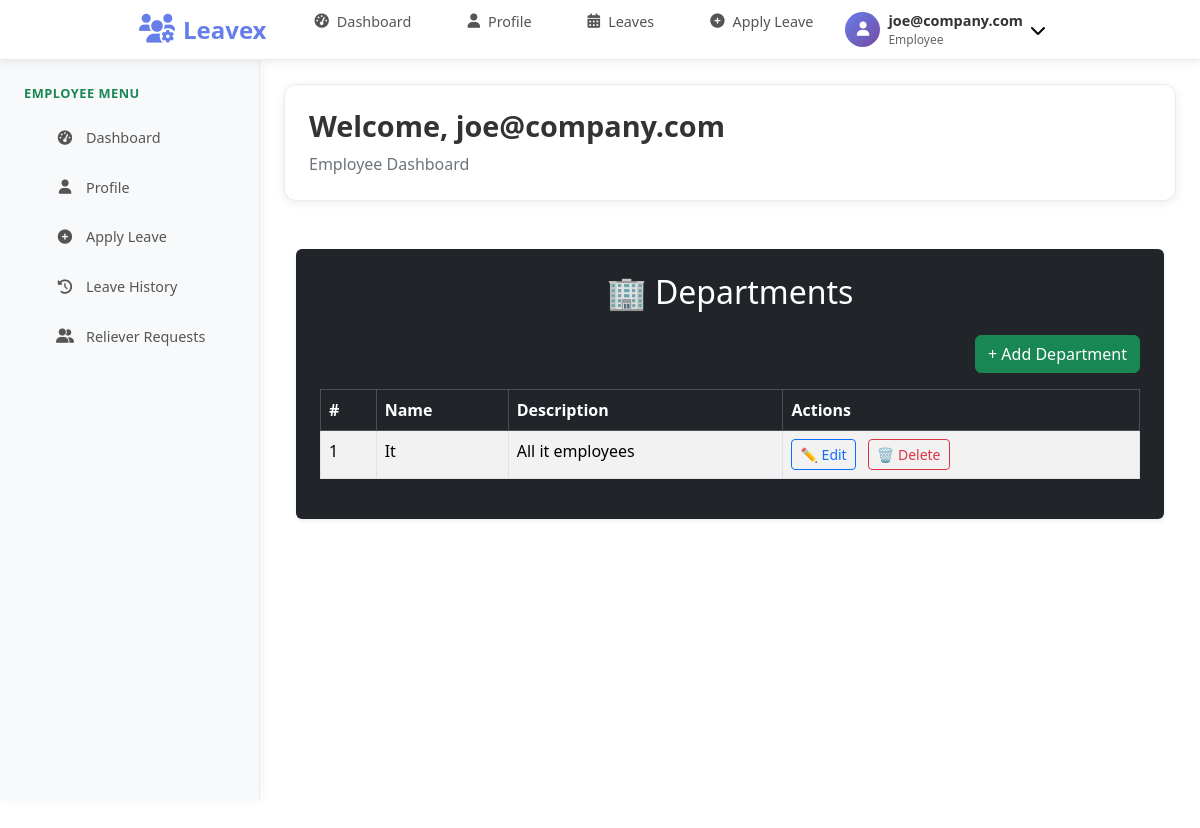
Page /departments/ (signed in) on the committed database.
### Application/models.py (models this page shows, shortened)
class User(AbstractUser):
    ROLE_CHOICES = [
        ('admin', 'Admin'),
        ('employee', 'Employee'),
        ('hod', 'Hod'),
    ]
    email = models.EmailField(unique=True)
    role = models.CharField(max_length=20, choices=ROLE_CHOICES)
    full_name = models.CharField(max_length=100)
    phone_number = models.CharField(max_length=15, blank=True, null=True)
    date_joined = models.DateTimeField(default=timezone.now)
    is_active = models.BooleanField(default=True)
    department = models.CharField(max_length=100, blank=True, null=True)
    employee_id = models.CharField(max_length=20, unique=True, blank=True, null=True)
    hire_date = models.DateField(blank=True, null=True)
    position = models.CharField(max_length=100, blank=True, null=True)
    salary = models.DecimalField(max_digits=10, decimal_places=2, blank=True, null=True)
    manager = models.ForeignKey('self', on_delete=models.SET_NULL, blank=True, null=True)
    USERNAME_FIELD = 'email'
    REQUIRED_FIELDS = ['username', 'role', 'full_name']

class Department(models.Model):
    name = models.CharField(max_length=100, unique=True)
    description = models.TextField(blank=True)
    head = models.ForeignKey(User, on_delete=models.SET_NULL, null=True, blank=True, related_name='headed_departments')
    created_date = models.DateTimeField(default=timezone.now)
    budget = models.DecimalField(max_digits=12, decimal_places=2, blank=True, null=True)

### Application/views.py (the view)
# urls.py: path('departments/', views.department_list, name='department_list'),
@login_required
def department_list(request):
    departments = Department.objects.all()
    return render(request, 'Application/departments.html', {'departments': departments})

### Application/templates/Application/departments.html (shortened to what this page needs)
{% extends 'Application/base.html' %}
{% block content %}
<div class="container mt-5">
  <div class="bg-dark text-white p-4 rounded shadow-sm">
    <h2 class="mb-4 text-center">🏢 Departments</h2>
    <div class="text-end mb-3">
      <a href="{% url 'add_department' %}" class="btn btn-success">+ Add Department</a>
    </div>
    <div class="table-responsive">
      <table class="table table-bordered table-hover table-striped bg-white text-dark">
        <thead class="table-dark">
          <tr>
            <th>#</th>
            <th>Name</th>
            <th>Description</th>
            <th>Actions</th>
          </tr>
        </thead>
        <tbody>
          {% for dept in departments %}
          <tr>
            <td>{{ forloop.counter }}</td>
            <td>{{ dept.name }}</td>
            <td>{{ dept.description|default:"-" }}</td>
            <td>
              <a href="{% url 'edit_department' dept.pk %}" class="btn btn-sm btn-outline-primary me-2">✏️ Edit</a>
              <a href="{% url 'delete_department' dept.pk %}" class="btn btn-sm btn-outline-danger" onclick="return confirm('Delete this department?');">
                🗑️ Delete
              </a>
            </td>
          </tr>
          {% empty %}
          <tr>
            <td colspan="4" class="text-center text-muted">No departments found.</td>
          </tr>
          {% endfor %}
        </tbody>
      </table>
    </div>
  </div>
</div>
{% endblock %}

### Application/templates/Application/base.html (shortened to what this page needs)
<!DOCTYPE html>
<html lang="en">
<head>
    <link href="https://cdn.jsdelivr.net/npm/bootstrap@5.3.3/dist/css/bootstrap.min.css" rel="stylesheet">
    <link href="https://cdnjs.cloudflare.com/ajax/libs/font-awesome/6.0.0/css/all.min.css" rel="stylesheet">
</head>
<body class="role-{% if user.is_authenticated %}{{ user.role }}{% else %}guest{% endif %}">
    <nav class="navbar">
        <div class="nav-container">
            <a href="#" class="logo">
                <i class="fas fa-users-cog"></i>
                Leavex
            </a>
            {% if user.is_authenticated and user.role == 'employee' %}
            <ul class="nav-links" id="navLinks">
                <li><a href="{% url 'dashboard' %}"><i class="fas fa-tachometer-alt"></i> Dashboard</a></li>
                <li><a href="{% url 'profile' %}"><i class="fas fa-user"></i> Profile</a></li>
                <li><a href="{% url 'reliever_requests' %}"><i class="fas fa-calendar-alt"></i> Leaves</a></li>
                <li><a href="{% url 'apply_leave' %}"><i class="fas fa-plus-circle"></i> Apply Leave</a></li>
            </ul>
            {% endif %}
            <div class="profile-section">
                {% if user.is_authenticated %}
                <div class="profile-dropdown">
                    <button class="profile-btn">
                        <div class="profile-avatar">
                            <i class="fas fa-user"></i>
                        </div>
                        <div class="profile-info">
                            <div class="profile-name">{{ user.first_name|default:user.username }}</div>
                            <div class="profile-role">{{ user.role|capfirst }}</div>
                        </div>
                        <i class="fas fa-chevron-down"></i>
                    </button>
                </div>
                {% else %}
                <div class="login-link">
                    <a href="{% url 'login' %}">Login</a>
                </div>
                {% endif %}
            </div>
        </div>
    </nav>
    <div class="sidebar" id="sidebar">
        {% if user.is_authenticated and user.role == 'employee' %}
        <div class="sidebar-section">
            <div class="sidebar-title">Employee Menu</div>
            <ul class="sidebar-nav">
                <li><a href="{% url 'dashboard' %}"><i class="fas fa-tachometer-alt"></i> Dashboard</a></li>
                <li><a href="{% url 'profile' %}"><i class="fas fa-user"></i> Profile</a></li>
                <li><a href="{% url 'apply_leave' %}"><i class="fas fa-plus-circle"></i> Apply Leave</a></li>
                <li><a href="{% url 'reliever_requests' %}"><i class="fas fa-history"></i> Leave History</a></li>
                <li><a href="{% url 'reliever_requests' %}"><i class="fas fa-user-friends"></i> Reliever Requests</a></li>
            </ul>
        </div>
        {% endif %}
    </div>
    <div class="content-area">
        <div class="welcome-card fade-in">
            <h1>Welcome{% if user.is_authenticated %}, {{ user.first_name|default:user.username }}{% endif %}</h1>
            <p>{% if user.is_authenticated %}{{ user.role|capfirst }} Dashboard{% else %}Please login to access your dashboard{% endif %}</p>
        </div>
        {% block content %}{% endblock %}
    </div>
</body>
</html>

### Application/templates/Application/base.html (style rules this page uses)
* { margin: 0; padding: 0; box-sizing: border-box; }
body { font-family: 'Segoe UI', Tahoma, Geneva, Verdana, sans-serif; background: #ffffff; min-height: 100vh; color: #333; }
.navbar { background: #ffffff; box-shadow: 0 2px 10px rgba(0, 0, 0, 0.08); position: fixed; top: 0; left: 0; right: 0; z-index: 1000; height: 60px; border-bottom: 1px solid #e9ecef; }
.nav-container { max-width: 1200px; margin: 0 auto; padding: 0 1.5rem; height: 100%; display: flex; align-items: center; justify-content: space-between; }
.logo { font-size: 1.5rem; font-weight: 700; color: #667eea; text-decoration: none; display: flex; align-items: center; gap: 0.5rem; transition: all 0.3s ease; }
.logo i { font-size: 1.8rem; }
.nav-links { display: flex; list-style: none; gap: 1.5rem; align-items: center; }
.nav-links li a { color: #555; text-decoration: none; font-weight: 500; padding: 0.5rem 1rem; border-radius: 8px; transition: all 0.3s ease; display: flex; align-items: center; gap: 0.5rem; font-size: 0.9rem; }
.profile-section { position: relative; }
.profile-dropdown { position: relative; }
.profile-btn { background: none; border: none; display: flex; align-items: center; gap: 0.5rem; padding: 0.5rem 1rem; border-radius: 8px; cursor: pointer; transition: all 0.3s ease; }
.profile-avatar { width: 35px; height: 35px; border-radius: 50%; background: linear-gradient(135deg, #667eea, #764ba2); display: flex; align-items: center; justify-content: center; color: white; font-weight: bold; font-size: 0.9rem; }
.profile-info { text-align: left; }
.profile-name { font-weight: 600; color: #333; font-size: 0.9rem; }
.profile-role { color: #666; font-size: 0.75rem; }
.sidebar { position: fixed; top: 60px; left: 0; background: #f8f9fa; width: 260px; height: calc(100vh - 60px); box-shadow: 2px 0 10px rgba(0, 0, 0, 0.05); padding: 1.5rem 0; overflow-y: auto; z-index: 999; border-right: 1px solid #e9ecef; }
.sidebar-section { margin-bottom: 1.5rem; }
.sidebar-title { padding: 0 1.5rem; font-size: 0.8rem; color: #6c757d; text-transform: uppercase; letter-spacing: 0.5px; margin-bottom: 0.75rem; font-weight: 600; }
.sidebar-nav { list-style: none; }
.sidebar-nav li { margin-bottom: 0.25rem; }
.sidebar-nav a { display: flex; align-items: center; gap: 0.75rem; padding: 0.75rem 1.5rem; color: #555; text-decoration: none; transition: all 0.3s ease; position: relative; font-size: 0.9rem; }
.sidebar-nav a::before { content: ''; position: absolute; left: 0; top: 0; bottom: 0; width: 3px; background: #667eea; transform: scaleY(0); transition: transform 0.3s ease; }
.sidebar-nav i { width: 18px; text-align: center; font-size: 0.9rem; }
.content-area { margin-left: 260px; margin-top: 60px; padding: 1.5rem; min-height: calc(100vh - 60px); }
.welcome-card { background: #ffffff; border-radius: 12px; padding: 1.5rem; box-shadow: 0 2px 10px rgba(0, 0, 0, 0.08); margin-bottom: 1.5rem; border: 1px solid #e9ecef; }
.welcome-card h1 { color: #333; margin-bottom: 0.5rem; font-size: 1.8rem; font-weight: 600; }
.welcome-card p { color: #6c757d; font-size: 1rem; margin: 0; }
@media (min-width: 769px) { .sidebar { transform: translateX(0); } }
.fade-in { animation: fadeIn 0.5s ease-in; }
.role-employee .sidebar-section:first-child .sidebar-title { color: #198754; }
.role-employee .sidebar-nav a::before { background: #198754; }

### rows in the picture
User: first_name "joe@company.com", role "Employee"
Department: name "It", description "All it employees"
